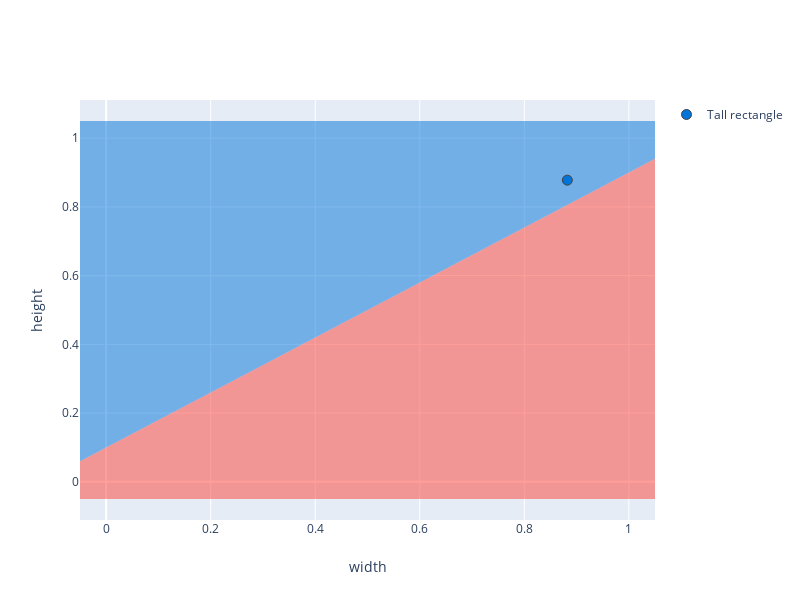

Notebook cell for this chart:
### Code cell
labels = predict_using_linear_model(lin_model, new_data, class_names)
plotter.update_data_plots(new_data, labels, unq_classes=class_names[::-1])
plotter()

### Figure 1 — Plotly figure (JSON) as saved in the notebook; plotly's stock layout.template omitted (floating-point values rounded to 4 significant figures)
{"data": [{"fill": "toself", "fillcolor": "rgba(255,65,54,0.5)", "hoverinfo": "none", "mode": "none", "showlegend": false, "type": "scatter", "visible": true, "x": [1.05, 1.05, -0.05, -0.05, 1.05], "y": [0.94, -0.05, -0.05, 0.06, 0.94]}, {"fill": "toself", "fillcolor": "rgba(0,116,217,0.5)", "hoverinfo": "none", "mode": "none", "showlegend": false, "type": "scatter", "visible": true, "x": [-0.05, -0.05, 1.05, 1.05, -0.05], "y": [0.06, 1.05, 1.05, 0.94, 0.06]}, {"marker": {"color": "black"}, "mode": "lines", "showlegend": false, "type": "scatter", "x": [], "y": []}, {"marker": {"color": "rgba(255,65,54,1.0)", "line": {"width": 1}, "size": 10}, "mode": "markers", "name": "Wide rectangle", "type": "scatter", "visible": true, "x": [], "y": []}, {"marker": {"color": "rgba(0,116,217,1.0)", "line": {"width": 1}, "size": 10}, "mode": "markers", "name": "Tall rectangle", "type": "scatter", "visible": true, "x": [0.8823], "y": [0.8779]}], "layout": {"height": 600, "width": 800, "xaxis": {"autorange": true, "range": [-0.05, 1.05], "title": {"text": "width"}, "type": "linear"}, "yaxis": {"autorange": true, "range": [-0.1111, 1.111], "title": {"text": "height"}, "type": "linear"}}}
